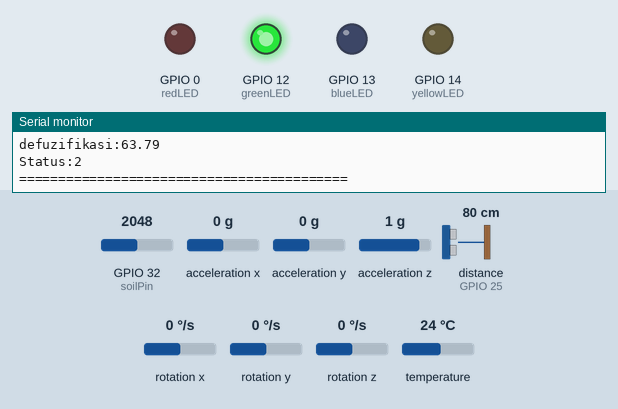
A sketch run on a simulated ESP32. On the bench: output pins drawn as LEDs (lit = HIGH), the last lines printed to the serial monitor. Wiring (inferred from the names in the program): ultrasonic range finder: trigger GPIO 26; echo GPIO 25. Inputs (shaded band) come from the test bench; at power-on: acceleration x 0 g, GPIO 32 (soilPin) = 2048, acceleration y 0 g, acceleration z 1 g, distance to the obstacle (sensor on GPIO 25) 80 cm, rotation x 0 °/s, rotation y 0 °/s, rotation z 0 °/s, temperature 24 °C. The echo pulse lasts 58.3 µs per cm; pins used as bus, display or sensor lines are not drawn.

Above: at 1.8 s.
1.9 s: acceleration x set to -1.4 g
At 2.5 s:
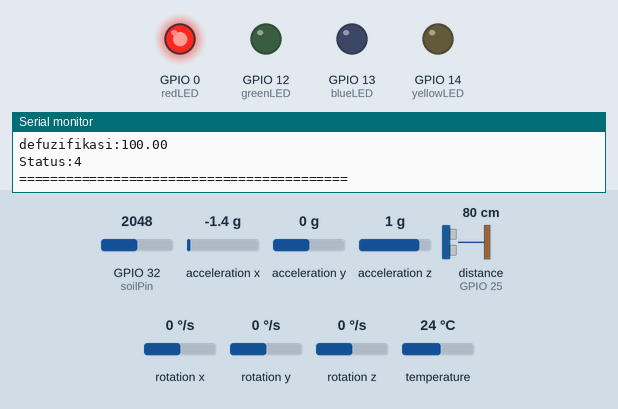
3.6 s: acceleration x set to -0.7 g
5.5 s: acceleration x set to -0.4 g
At 7.4 s:
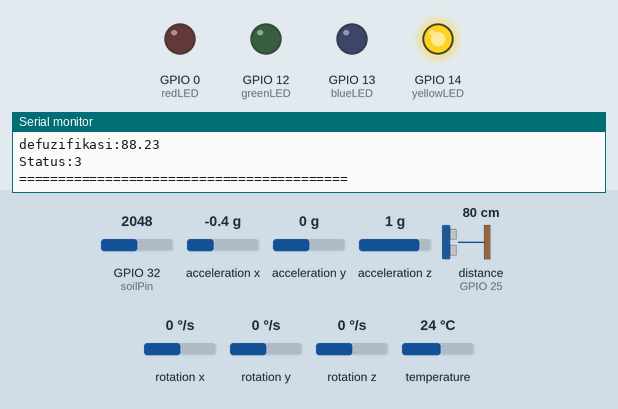
7.9 s: acceleration x set to 0 g
At 9.7 s:
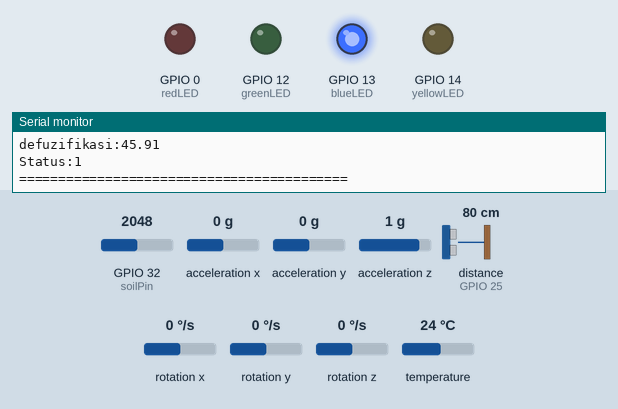
10.0 s: acceleration x set to -0.8 g
At 11.2 s:
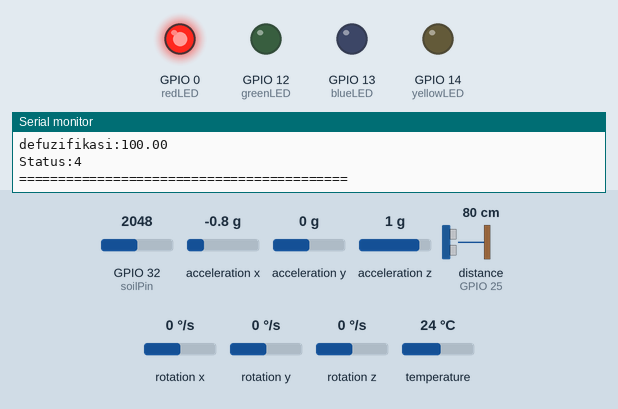
12.1 s: acceleration x set to 0.1 g
At 13.7 s:
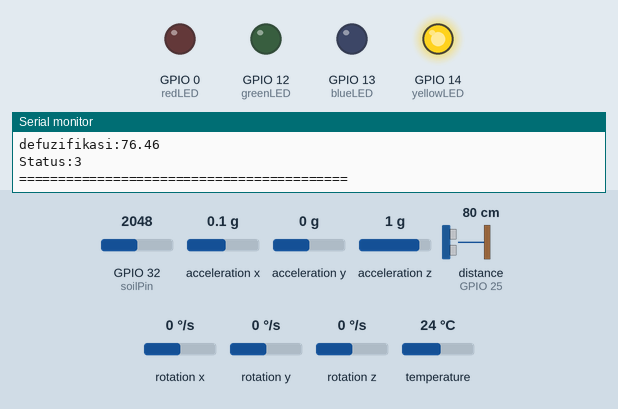
Timing chart, 0 to 15.2 s (numbered marks = the images above; inputs shaded):
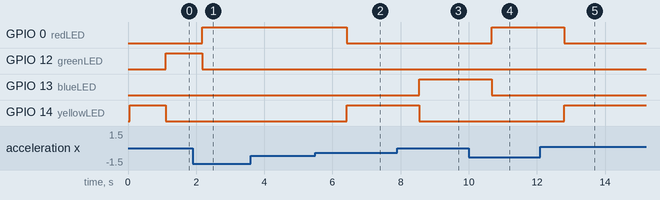

Measured:
- the behaviour switches between -0.6 and -0.5 g on acceleration x (found by bisection; images 1 and 2)
- after the input at 1.9 s, GPIO 0 (redLED): LOW → HIGH after 0.27 s; GPIO 12 (greenLED): HIGH → LOW after 0.27 s
- after the input at 5.5 s, GPIO 0 (redLED): HIGH → LOW after 0.92 s; GPIO 14 (yellowLED): LOW → HIGH after 0.92 s
- after the input at 7.9 s, GPIO 13 (blueLED): LOW → HIGH after 0.65 s; GPIO 14 (yellowLED): HIGH → LOW after 0.65 s
- after the input at 10.0 s, GPIO 0 (redLED): LOW → HIGH after 0.67 s; GPIO 13 (blueLED): HIGH → LOW after 0.67 s
- after the input at 12.1 s, GPIO 0 (redLED): HIGH → LOW after 0.70 s; GPIO 14 (yellowLED): LOW → HIGH after 0.70 s

The sketch:

Utama.ino
```cpp
#include <Adafruit_Sensor.h>
#include <Adafruit_MPU6050.h>
#include <Wire.h>
Adafruit_MPU6050 mpu;

// LED pins
const int blueLED = 13;
const int greenLED = 12;
const int yellowLED = 14;
const int redLED = 0;

// Kalibrasi sumbu X dan Y
const float calibrateX = 0;  // Kalibrasi sumbu X
const float calibrateY = 0;  // Kalibrasi sumbu Y

const int soilPin = 32;
const int numReadings = 10;  // Jumlah pembacaan yang akan diambil
int readings[numReadings];   // Simpan pembacaan sensor dalam array
int currentIndex = 0;        // Indeks pembacaan saat ini
int total = 0;               // Total pembacaan

// Ultrasonic Distance HC-SR04
const int trigPin           = 26;
const int echoPin           = 25;

//define sound velocity in cm/uS
#define SOUND_VELOCITY 0.034
#define CM_TO_INCH 0.393701

long duration;
float distanceCm;
float distanceInch;


// Variable Membership PID

#define mem_mpux 4
#define mem_mpuy 4
#define mem_distance 4
#define mem_rh 4

// Nilai min dan max variabel
#define min_mpux 0
#define max_mpux 90

#define min_mpuy 0
#define max_mpuy 90

#define min_distance 0
#define max_distance 200

#define min_rh 0
#define max_rh 100

// Index posisi dari masing-masing mF Variabel
#define hold_mpu 0
#define low_mpu 1
#define med_mpu 2
#define high_mpu 3

#define lowdn_distance 0
#define low_distance 1
#define med_distance 2
#define highdn_distance 3

#define dry_rh 0
#define normal_rh 1
#define wet_rh 2
#define vwet_rh 3

#define normal 0
#define siaga 1
#define waspada 2
#define awas 3


//deklarasi membership fuzzy
#define jumlah_rule 28
double rule[jumlah_rule + 1];
double bobot_mpux[mem_mpux];
double bobot_mpuy[mem_mpuy];
double bobot_distance[mem_distance];
double bobot_rh[mem_rh];

//+++++membership function LDR IN
double mf_sen_mpux[mem_mpux][3] = {
  { 0, 0, 1 },      //diam
  { 0, 9, 18 },    //ringan
  { 13, 20, 27 },   //sedang
  { 22, 29, 90 },  //tinggi
};

//+++++membership function LDR OUT

double mf_sen_mpuy[mem_mpuy][3] = {
  { 0, 0, 1 },      //diam
  { 0, 9, 18 },    //ringan
  { 13, 20, 27 },   //sedang
  { 22, 29, 90 },  //tinggi
};


double mf_sen_distance[mem_distance][3] = {
  { 0, 70, 90 },    //dekat
  { 70, 90, 115 },   //sedang
  { 90, 110, 130 },  //jauh
  { 115, 130, 200 },  //diam
};

double mf_sen_rh[mem_rh][3] = {
  { 0, 25, 35 },    //kering
  { 15, 45, 75 },   //normal
  { 45, 75, 95 },  //basah
  { 85, 95, 100 },  //sangat_basah
};

//+++++membership function Duty Cycle
double mf_status[] = { 0, 50, 75, 100 };

long old_millis;
int total_rule;
bool mode;
int jml_loop_mpux, jml_loop_mpuy, jml_loop_tegangan;
float mpux = 0;
float mpuy = 0;
float distance = 0;
float rh = 0;
long last_millis_wifi = 0;
int ulang;
String status = "AMAN";

void setup() {
  Serial.begin(115200);
  setup_gyro();
  pinMode(trigPin, OUTPUT); // Sets the trigPin as an Output
  pinMode(echoPin, INPUT); // Sets the echoPin as an Input
  pinMode(soilPin, INPUT);

  pinMode(blueLED, OUTPUT);
  pinMode(greenLED, OUTPUT);
  pinMode(yellowLED, OUTPUT);
  pinMode(redLED, OUTPUT);
}

long last_on;
int minute, second;


void loop() {

  read_sensor();
  measure_rh();
  measure_distance();

  // data dummy
  //mpux = 0.52;      // data dummy
  //mpuy = 1.07;      // data dummy
  //distance = 100;  // data dummy
  //rh = 40;        // data dummy


  if (mpux < min_mpux) {
    mpux = min_mpux;
  } else if (mpux > max_mpux) {
    mpux = max_mpux;
  }

  if (mpuy < min_mpuy) {
    mpuy = min_mpuy;
  } else if (mpuy > max_mpuy) {
    mpuy = max_mpuy;
  }

  if (distance < min_distance) {
    distance = min_distance;
  } else if (distance > max_distance) {
    distance = max_distance;
  }

  if (rh < min_rh) {
    rh = min_rh;
  } else if (rh > max_rh) {
    rh = max_rh;
  }

  //FuzziFikasi

  get_bobot_mpux(mpux, mem_mpuy);
  get_bobot_mpuy(mpuy, mem_mpuy);
  get_bobot_distance(distance, mem_distance);
  get_bobot_rh(rh, mem_rh);

  //Rulebase
  rule[1] = min_val4(bobot_mpux[hold_mpu], bobot_mpuy[hold_mpu], bobot_distance[low_distance], bobot_rh[dry_rh]);
  rule[2] = min_val4(bobot_mpux[hold_mpu], bobot_mpuy[hold_mpu], bobot_distance[low_distance], bobot_rh[normal_rh]);
  rule[3] = min_val4(bobot_mpux[hold_mpu], bobot_mpuy[hold_mpu], bobot_distance[low_distance], bobot_rh[wet_rh]);
  rule[4] = min_val4(bobot_mpux[hold_mpu], bobot_mpuy[hold_mpu], bobot_distance[low_distance], bobot_rh[vwet_rh]);
  rule[5] = min_val3(bobot_mpux[low_mpu], bobot_mpuy[hold_mpu], bobot_distance[low_distance]);
  rule[6] = min_val3(bobot_mpux[med_mpu], bobot_mpuy[hold_mpu], bobot_distance[low_distance]);
  rule[7] = min_val3(bobot_mpux[high_mpu], bobot_mpuy[hold_mpu], bobot_distance[low_distance]);

  rule[8] = min_val3(bobot_mpux[hold_mpu], bobot_mpuy[low_mpu], bobot_distance[low_distance]);
  rule[9] = min_val3(bobot_mpux[hold_mpu], bobot_mpuy[med_mpu], bobot_distance[low_distance]);
  rule[10] = min_val3(bobot_mpux[hold_mpu], bobot_mpuy[high_mpu], bobot_distance[low_distance]);
  rule[11] = min_val1(bobot_distance[highdn_distance]);
  rule[12] = min_val1(bobot_distance[lowdn_distance]);
  rule[13] = min_val3(bobot_mpux[low_mpu], bobot_mpuy[hold_mpu], bobot_distance[med_distance]);
  rule[14] = min_val3(bobot_mpux[med_mpu], bobot_mpuy[hold_mpu], bobot_distance[med_distance]);

  rule[15] = min_val3(bobot_mpux[high_mpu], bobot_mpuy[hold_mpu], bobot_distance[med_distance]);
  rule[16] = min_val3(bobot_mpux[hold_mpu], bobot_mpuy[low_mpu], bobot_distance[med_distance]);
  rule[17] = min_val3(bobot_mpux[hold_mpu], bobot_mpuy[med_mpu], bobot_distance[med_distance]);
  rule[18] = min_val3(bobot_mpux[hold_mpu], bobot_mpuy[high_mpu], bobot_distance[med_distance]);
  rule[19] = min_val3(bobot_mpux[low_mpu], bobot_mpuy[high_mpu], bobot_distance[highdn_distance]);
  rule[20] = min_val3(bobot_mpux[low_mpu], bobot_mpuy[high_mpu], bobot_distance[low_distance]);
  rule[21] = min_val3(bobot_mpux[high_mpu], bobot_mpuy[low_mpu], bobot_distance[low_distance]);

  rule[22] = min_val3(bobot_mpux[med_mpu], bobot_mpuy[med_mpu], bobot_distance[low_distance]);
  rule[23] = min_val3(bobot_mpux[low_mpu], bobot_mpuy[low_mpu], bobot_distance[low_distance]);
  rule[24] = min_val3(bobot_mpux[high_mpu], bobot_mpuy[high_mpu], bobot_distance[low_distance]);
  rule[25] = min_val3(bobot_mpux[low_mpu], bobot_mpuy[med_mpu], bobot_distance[low_distance]);
  rule[26] = min_val3(bobot_mpux[med_mpu], bobot_mpuy[low_mpu], bobot_distance[low_distance]);
  rule[27] = min_val3(bobot_mpux[med_mpu], bobot_mpuy[high_mpu], bobot_distance[low_distance]);
  rule[28] = min_val3(bobot_mpux[high_mpu], bobot_mpuy[med_mpu], bobot_distance[low_distance]);

  //defuzzi
  double total_rule = 0;
  for (int xx = 1; xx <= jumlah_rule; xx++) {
    total_rule = rule[xx] + total_rule;
  }

  double defuzifikasi = 0;
   defuzifikasi = rule[1] * mf_status[normal] + rule[2] * mf_status[normal] + rule[3] * mf_status[normal] + rule[4] * mf_status[siaga] + rule[5] * mf_status[siaga] + rule[6] * mf_status[waspada] + rule[7] * mf_status[awas] + rule[8] * mf_status[siaga] + rule[9] * mf_status[waspada] + rule[10] * mf_status[awas] + rule[11] * mf_status[awas] + rule[12] * mf_status[awas] + rule[13] * mf_status[waspada] + rule[14] * mf_status[waspada] + rule[15] * mf_status[awas] +  rule[16] * mf_status[waspada] +
   rule[17] * mf_status[waspada] + rule[18] * mf_status[awas] + rule[19] * mf_status[awas] + rule[20] * mf_status[awas] +  rule[21] * mf_status[awas] + rule[22] * mf_status[waspada] + rule[23] * mf_status[siaga] + rule[24] * mf_status[awas] + rule[25] * mf_status[waspada] + rule[26] * mf_status[waspada] + rule[27] * mf_status[awas] + rule[28] * mf_status[awas];


  defuzifikasi = defuzifikasi / total_rule;
  if (isnan(defuzifikasi)) {
    defuzifikasi = 0;
  }

  if (defuzifikasi < 49) {
    status = "1";
  } else if (defuzifikasi < 74) {
    status = "2";
  } else if (defuzifikasi < 100) {
    status = "3";
  } else  {
    status = "4";
  }

  digitalWrite(blueLED, LOW);
  digitalWrite(greenLED, LOW);
  digitalWrite(yellowLED, LOW);
  digitalWrite(redLED, LOW);

  if (status == "1") {
    digitalWrite(blueLED, HIGH);  // LED1 nyala
  } else if (status == "2") {
    digitalWrite(greenLED, HIGH);  // LED2 nyala
  } else if (status == "3") {
    digitalWrite(yellowLED, HIGH);  // LED3 nyala
  } else if (status == "4") {
    digitalWrite(redLED, HIGH);  // LED4 nyala
  }

  Serial.print("MPUX:");
  Serial.println(mpux);
  Serial.print("MPUY:");
  Serial.println(mpuy);
  Serial.print("Distance:");
  Serial.println(distance);
  Serial.print("Hummidity:");
  Serial.println(rh);

  Serial.print("defuzifikasi:");
  Serial.println(defuzifikasi);
  Serial.print("Status:");
  Serial.println(status);
  Serial.println("==========================================");
  delay(1000);
}
```

Get_Bobot_Sensor.ino
```cpp
void get_bobot_mpux(double val_data_set, int baris) {
  double y, m, c;
  double awal, puncak, akhir;
  double konstanta = 0.1;
  double iterasi;
  iterasi = max_mpux / konstanta;
  double nilai_iterasi;
  for (int j = 0; j < baris - 1; j++) {
    bobot_mpux[j] = 0;
  }
  for (int j = 0; j <= baris - 1; j++) {
    awal = mf_sen_mpux[j][0];
    puncak = mf_sen_mpux[j][1];
    akhir = mf_sen_mpux[j][2];
    nilai_iterasi = 0;
    for (int i = 0; i <= iterasi ; i++) {
      nilai_iterasi = nilai_iterasi + konstanta;
      if (nilai_iterasi < awal) {
        if (j == 0) {
          y = 1;
        } else {
          y = 0;
        }
      } else if (nilai_iterasi >= awal && nilai_iterasi < puncak) {
        if (j == 0) {
          y = 1;
        } else {
          m = (puncak - awal);
          m = 1 / m;
          c = (m * puncak);
          c = 1 - c;
          y = (m * nilai_iterasi);
          y = y + c;
        }
      } else if (nilai_iterasi >= puncak && nilai_iterasi < akhir) {
        if (j == baris - 1) {
          y = 1;
        } else {
          m = (puncak - akhir);
          m = 1 / m;
          c = (m * puncak);
          c = 1 - c;
          y = (m * nilai_iterasi);
          y = y + c;
        }
      } else if (nilai_iterasi >= akhir) {
        if (j == baris - 1) {
          y = 1;
        } else {
          y = 0;
        }
      }
      if (nilai_iterasi >= val_data_set) {
        bobot_mpux[j] = y;
        Serial.print("Member Ship mpux: ");
        Serial.print(j);
        Serial.print(" : ");
        Serial.println(bobot_mpux[j]);
        break;
      }
    }
  }
  Serial.println("==========================");
}


void get_bobot_mpuy(double val_data_set, int baris) {
  double y, m, c;
  double awal, puncak, akhir;
  double konstanta = 0.1;
  double iterasi;
  iterasi = max_mpuy / konstanta;
  double nilai_iterasi;

  for (int j = 0; j < baris - 1; j++) {
    bobot_mpuy[j] = 0;
  }

  for (int j = 0; j <= baris - 1; j++) {
    awal = mf_sen_mpuy[j][0];
    puncak = mf_sen_mpuy[j][1];
    akhir = mf_sen_mpuy[j][2];
    nilai_iterasi = 0;

    for (int i = 0; i <= iterasi ; i++) {
      nilai_iterasi = nilai_iterasi + konstanta;

      if (nilai_iterasi < awal) {
        if (j == 0) {
          y = 1;
        } else {
          y = 0;
        }
      } else if (nilai_iterasi >= awal && nilai_iterasi < puncak) {
        if (j == 0) {
          y = 1;
        } else {
          m = (puncak - awal);
          m = 1 / m;
          c = (m * puncak);
          c = 1 - c;
          y = (m * nilai_iterasi);
          y = y + c;
        }
      } else if (nilai_iterasi >= puncak && nilai_iterasi < akhir) {
        if (j == baris - 1) {
          y = 1;
        } else {
          m = (puncak - akhir);
          m = 1 / m;
          c = (m * puncak);
          c = 1 - c;
          y = (m * nilai_iterasi);
          y = y + c;
        }
      } else if (nilai_iterasi >= akhir) {
        if (j == baris - 1) {
          y = 1;
        } else {
          y = 0;
        }
      }

      if (nilai_iterasi >= val_data_set) {
        bobot_mpuy[j] = y;
        Serial.print("Member Ship mpuy: ");
        Serial.print(j);
        Serial.print(" : ");
        Serial.println(bobot_mpuy[j]);
        break;
      }
    }
  }
  Serial.println("==========================");
}


void get_bobot_distance(double val_data_set, int baris) {
  double y, m, c;
  double awal, puncak, akhir;
  double konstanta = 0.1;
  double iterasi;
  iterasi = max_distance / konstanta;
  double nilai_iterasi;

  for (int j = 0; j < baris-1 ; j++) {
    bobot_distance[j] = 0;
  }

  for (int j = 0; j <= baris - 1; j++) {
    awal = mf_sen_distance[j][0];
    puncak = mf_sen_distance[j][1];
    akhir = mf_sen_distance[j][2];
    nilai_iterasi = 0;

    for (int i = 0; i <= iterasi ; i++) {
      nilai_iterasi = nilai_iterasi + konstanta;

      if (nilai_iterasi < awal) {
        if (j == 0) {
          y = 1;
        } else {
          y = 0;
        }
      } else if (nilai_iterasi >= awal && nilai_iterasi < puncak) {
        if (j == 0) {
          y = 1;
        } else {
          m = (puncak - awal);
          m = 1 / m;
          c = (m * puncak);
          c = 1 - c;
          y = (m * nilai_iterasi);
          y = y + c;
        }
      } else if (nilai_iterasi >= puncak && nilai_iterasi < akhir) {
        if (j == baris - 1) {
          y = 1;
        } else {
          m = (puncak - akhir);
          m = 1 / m;
          c = (m * puncak);
          c = 1 - c;
          y = (m * nilai_iterasi);
          y = y + c;
        }
      } else if (nilai_iterasi >= akhir) {
        if (j == baris - 1) {
          y = 1;
        } else {
          y = 0;
        }
      }

      if (nilai_iterasi >= val_data_set) {
        bobot_distance[j] = y;
        Serial.print("Member Ship distance: ");
        Serial.print(j);
        Serial.print(" : ");
        Serial.println(bobot_distance[j]);
        break;
      }
    }
  }
  Serial.println("==========================");
}


void get_bobot_rh(double val_data_set, int baris) {
  double y, m, c;
  double awal, puncak, akhir;
  double konstanta = 0.11;
  double iterasi;
  iterasi = max_rh / konstanta;
  double nilai_iterasi;

  for (int j = 0; j < baris-1 ; j++) {
    bobot_rh[j] = 0;
  }

  for (int j = 0; j <= baris - 1; j++) {
    awal = mf_sen_rh[j][0];
    puncak = mf_sen_rh[j][1];
    akhir = mf_sen_rh[j][2];
    nilai_iterasi = 0;

    for (int i = 0; i <= iterasi ; i++) {
      nilai_iterasi = nilai_iterasi + konstanta;

      if (nilai_iterasi < awal) {
        if (j == 0) {
          y = 1;
        } else {
          y = 0;
        }
      } else if (nilai_iterasi >= awal && nilai_iterasi < puncak) {
        if (j == 0) {
          y = 1;
        } else {
          m = (puncak - awal);
          m = 1 / m;
          c = (m * puncak);
          c = 1 - c;
          y = (m * nilai_iterasi);
          y = y + c;
        }
      } else if (nilai_iterasi >= puncak && nilai_iterasi < akhir) {
        if (j == baris - 1) {
          y = 1;
        } else {
          m = (puncak - akhir);
          m = 1 / m;
          c = (m * puncak);
          c = 1 - c;
          y = (m * nilai_iterasi);
          y = y + c;
        }
      } else if (nilai_iterasi >= akhir) {
        if (j == baris - 1) {
          y = 1;
        } else {
          y = 0;
        }
      }

      if (nilai_iterasi >= val_data_set) {
        bobot_rh[j] = y;
        Serial.print("Member Ship rh: ");
        Serial.print(j);
        Serial.print(" : ");
        Serial.println(bobot_rh[j]);
        break;
      }
    }
  }
  Serial.println("==========================");
}
```

Rule_Min.ino
```cpp
double min_val1(double sen1){
  return sen1;
}

double min_val2(double sen1, double sen2) {
  double x = minn(sen1, sen2);
  return x;
}

double min_val3(double sen1, double sen2, double sen3) {
  double x = minn(sen1, sen2);
  x = minn(x, sen3);
  return x;
}

double min_val4(double sen1, double sen2, double sen3, double sen4) {
  double x = minn(sen1, sen2);
  x = minn(x, sen3);
  x = minn(x, sen4);
  return x;
}

double minn(double a, double b) {
  double data = a;
  if (data > b) { data = b; }
  return data;
}
```

Sensor.ino
```cpp
void setup_gyro() {

  // Coba untuk menginisialisasi sensor MPU6050
  if (!mpu.begin()) {
    Serial.println("Gagal menemukan chip MPU6050");
    while (1) {
      delay(10);
    }
  }
  Serial.println("MPU6050 ditemukan!");

  mpu.setAccelerometerRange(MPU6050_RANGE_8_G);       // Set pengaturan rentang akselerometer
  mpu.setGyroRange(MPU6050_RANGE_500_DEG);            // Set pengaturan rentang giroskop
  mpu.setFilterBandwidth(MPU6050_BAND_5_HZ);          // Set bandwidth filter

  // Inisialisasi array pembacaan
  for (int i = 0; i < numReadings; i++) {
    readings[i] = 0;
  }
}

float calculateWeightedAverage(int values[], int size) {
  int sum = 0;
  int sumWeights = 0;

  for (int i = 0; i < size; i++) {
    sum += values[i];
    sumWeights += i * values[i];  // Weighted sum
  }

  if (sum == 0) return 0;

  return float(sumWeights) / float(sum);
}

void read_sensor() {
  // Dapatkan data sensor
  sensors_event_t a, g, temp;
  mpu.getEvent(&a, &g, &temp);

   // Kalibrasi sumbu X dan Y
  a.acceleration.x = abs(a.acceleration.x) + calibrateX;
  a.acceleration.y = abs(a.acceleration.y) + calibrateY;

  // Hitung sudut kemiringan dalam derajat
  float xAngle = atan2(abs(a.acceleration.x), a.acceleration.z) * 180.0 / PI;
  float yAngle = atan2(abs(a.acceleration.y), a.acceleration.z) * 180.0 / PI;
  mpux = xAngle;
  mpuy = yAngle;
}

void measure_rh(){
  int sensorValue = analogRead(soilPin);
  total -= readings[currentIndex];
  readings[currentIndex] = sensorValue;
  total += sensorValue;
  currentIndex = (currentIndex + 1) % numReadings;
  int average = total / numReadings;
  int invertedPercentage = 100 - map(average, 0, 4095, 0, 100);
  rh = invertedPercentage;
}

void measure_distance(){
  digitalWrite(trigPin, LOW);
  delayMicroseconds(2);
  digitalWrite(trigPin, HIGH);
  delayMicroseconds(10);
  digitalWrite(trigPin, LOW);
  // Reads the echoPin, returns the sound wave travel time in microseconds
  pinMode(echoPin, INPUT);
  duration = pulseIn(echoPin, HIGH);

  // Calculate the distance
  distanceCm = duration * SOUND_VELOCITY/2;
  distance = distanceCm;

  //convert to inches
  //distanceInch = distanceCm * CM_TO_INCH;
}
```
